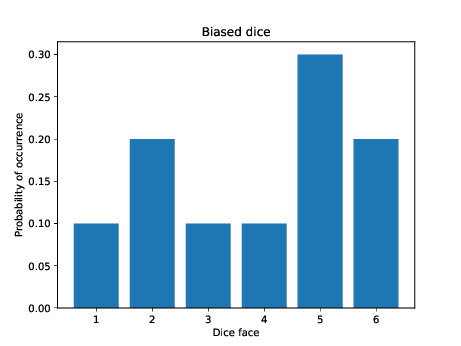

Write Python code to recreate this figure.
#!/usr/bin/env python

import matplotlib.pyplot as plt

probs = [ .1, 0.2, 0.1, 0.1, 0.3, 0.2]
plt.title("Biased dice")
plt.bar(range(1,7),probs)
plt.xlabel("Dice face")
plt.ylabel("Probability of occurrence")
plt.savefig("discrete_distribution.pdf")

